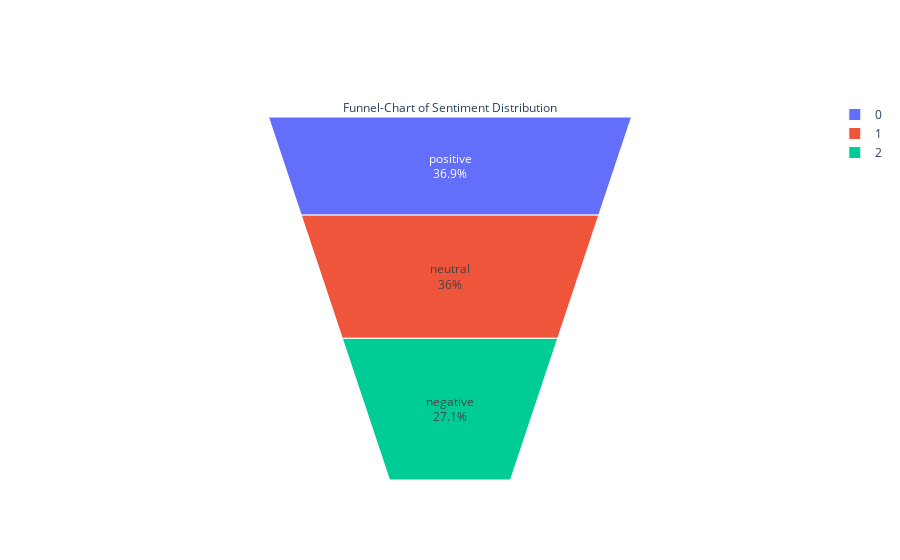

Source (notebook cell):
### Code cell
fig = go.Figure(go.Funnelarea(
    text = list(temp.keys()),
    values = list(temp.values()),
    title = {"position": "top center", "text": "Funnel-Chart of Sentiment Distribution"}
    ))
fig.show()

### Figure 1 — Plotly figure (JSON) as saved in the notebook; plotly's stock layout.template omitted (floating-point values rounded to 4 significant figures)
{"data": [{"text": ["positive", "neutral", "negative"], "title": {"position": "top center", "text": "Funnel-Chart of Sentiment Distribution"}, "type": "funnelarea", "values": [67663, 65973, 49734]}], "layout": {}}
